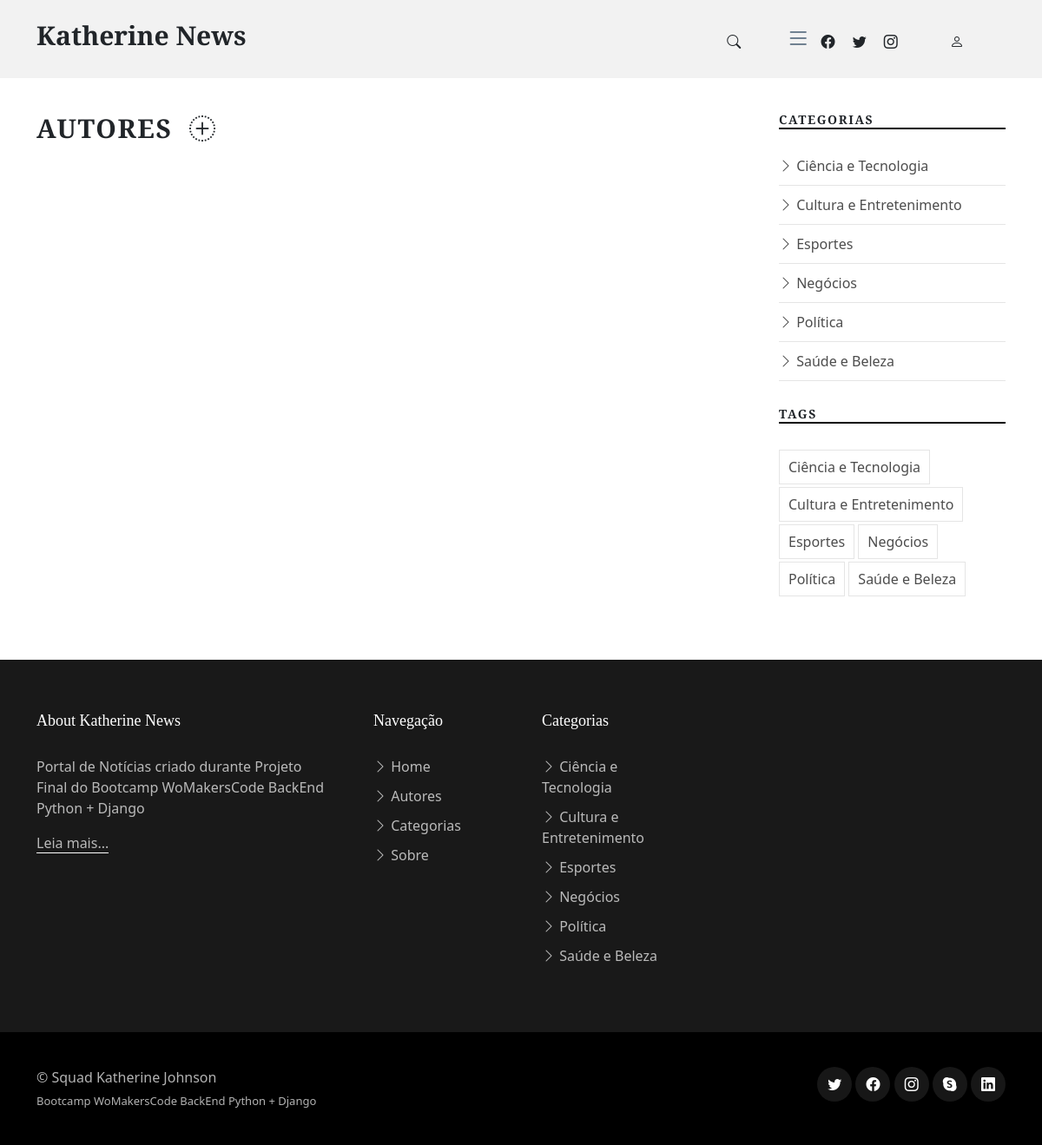
/authors/, run on an earlier commit of the app's database.
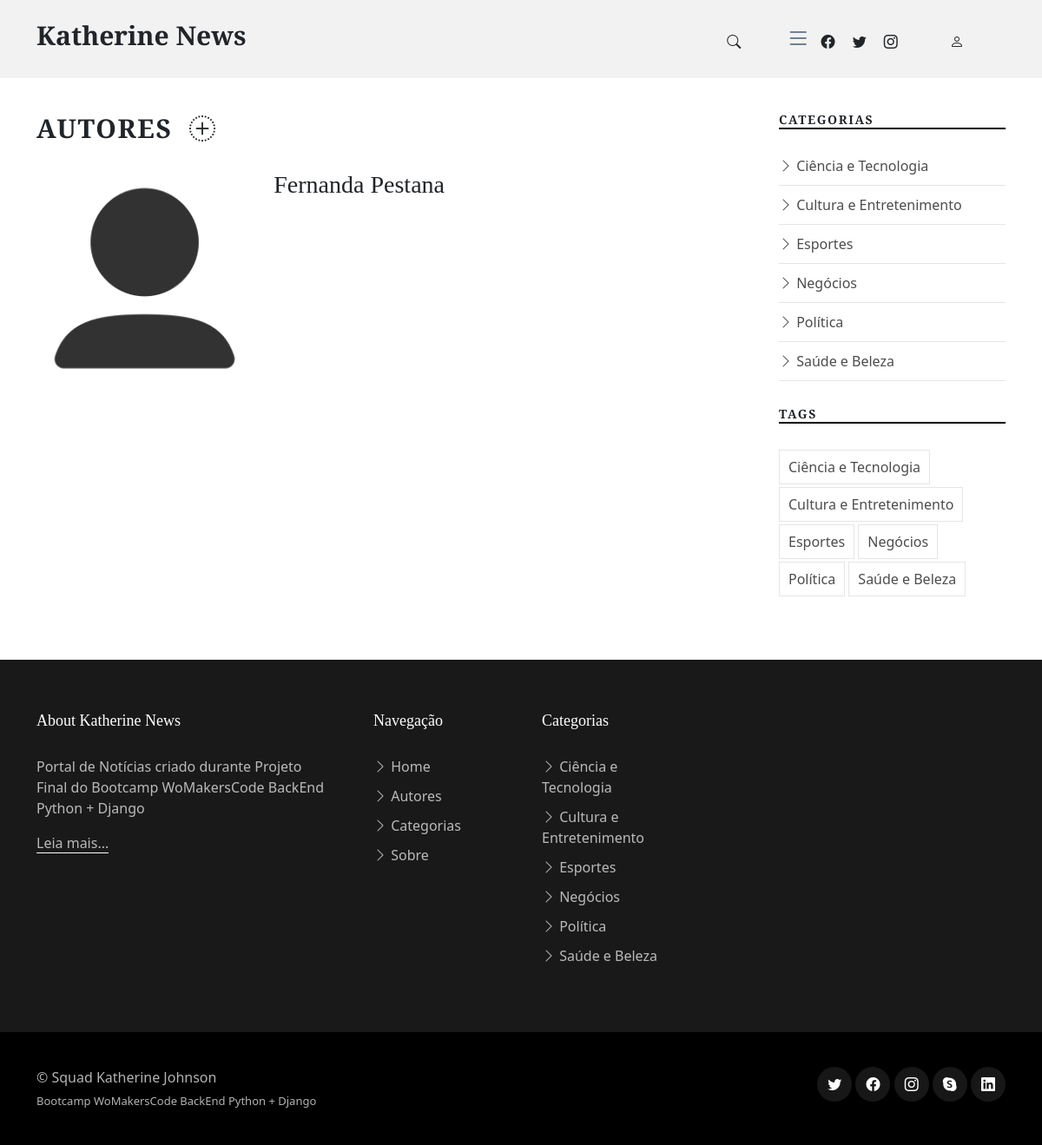
And on a later commit of the database.
### app_users/models.py (models this page shows, shortened)
class Author(models.Model):
    username = models.CharField(max_length=30, unique=True)
    email = models.EmailField(max_length=255, unique=True)
    password = models.CharField(max_length=100, verbose_name="Senha")
    name = models.CharField(max_length=255, null=True, blank=True, verbose_name="Nome")
    birth_date = models.DateTimeField(null=True, blank=True, verbose_name="Data de Nascimento")
    city = models.CharField(max_length=50, null=True, blank=True, verbose_name="Cidade")
    state = models.CharField(choices=STATE_CHOICES, max_length=2, null=True, blank=True, verbose_name="Estado")
    register_date = models.DateTimeField(auto_now_add=True, verbose_name="Data de Registro")
    image = models.ImageField(upload_to="images/", null=True, blank=True, verbose_name="Imagem de Perfil")

### app_authors/views.py (the view)
# urls.py: path("authors/", views.authors, name='authors'),
def authors(request):
    return render(request, 'authors.html', {'authors': Author.objects.all()})

### app_authors/templates/authors.html
{% extends "index.html" %}
{% block main-content %}
<section>
    <div class="container">
      <div class="row">
        <div class="col-md-9" data-aos="fade-up">
            <h3 class="category-title " style="font-size: 30px;">Autores
                <a href="/users/author" class="mr-5">
                    <span class="bi-plus-circle-dotted ml-5" style="margin:10px;" label="Adicionar Autor"></span>
                </a>
            </h3>
            <div class="row">
            {% for author in authors %}
                <div class="d-md-flex post-entry-2 small-img">
                    <a href="/category/{{author.id}}" class="me-4 thumbnail">
                      <img src="/media/{{author.image}}" alt="" class="img-fluid">
                    </a>
                    <div>
                      <h3><a href="/author/{{author.id}}">{{author.name}}</a></h3>
                    </div>
                  </div>
            {% endfor %}
            </div>
        </div>
        {% include "side-menu.html" %}
      </div>
    </div>
</section>
{% endblock %}

What changed in the data, as far as the page shows it:
added Author: image (picture), name "Fernanda Pestana"
